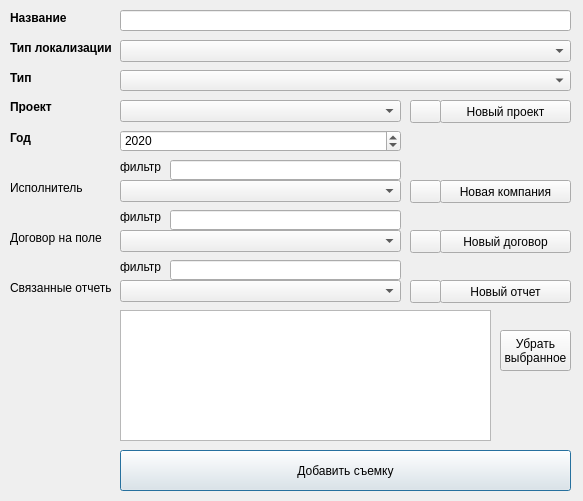
<?xml version="1.0" encoding="UTF-8"?>
<ui version="4.0">
 <class>AddSurveyDialog</class>
 <widget class="QDialog" name="AddSurveyDialog">
  <property name="geometry">
   <rect>
    <x>0</x>
    <y>0</y>
    <width>583</width>
    <height>501</height>
   </rect>
  </property>
  <property name="windowTitle">
   <string>Добавить съемку</string>
  </property>
  <widget class="QLabel" name="surveyNameLabel">
   <property name="geometry">
    <rect>
     <x>10</x>
     <y>10</y>
     <width>111</width>
     <height>16</height>
    </rect>
   </property>
   <property name="font">
    <font>
     <weight>75</weight>
     <bold>true</bold>
    </font>
   </property>
   <property name="text">
    <string>Название</string>
   </property>
  </widget>
  <widget class="QLabel" name="surveyTypeLabel">
   <property name="geometry">
    <rect>
     <x>10</x>
     <y>70</y>
     <width>111</width>
     <height>16</height>
    </rect>
   </property>
   <property name="font">
    <font>
     <weight>75</weight>
     <bold>true</bold>
    </font>
   </property>
   <property name="text">
    <string>Тип</string>
   </property>
  </widget>
  <widget class="QLabel" name="surveyAuthorLabel">
   <property name="geometry">
    <rect>
     <x>10</x>
     <y>180</y>
     <width>111</width>
     <height>16</height>
    </rect>
   </property>
   <property name="text">
    <string>Исполнитель</string>
   </property>
  </widget>
  <widget class="QLabel" name="surveyYearLabel">
   <property name="geometry">
    <rect>
     <x>10</x>
     <y>130</y>
     <width>111</width>
     <height>16</height>
    </rect>
   </property>
   <property name="font">
    <font>
     <weight>75</weight>
     <bold>true</bold>
    </font>
   </property>
   <property name="text">
    <string>Год</string>
   </property>
  </widget>
  <widget class="QLabel" name="surveyContractLabel">
   <property name="geometry">
    <rect>
     <x>10</x>
     <y>230</y>
     <width>111</width>
     <height>16</height>
    </rect>
   </property>
   <property name="text">
    <string>Договор на поле</string>
   </property>
  </widget>
  <widget class="QLabel" name="surveyLocTypeLabel">
   <property name="geometry">
    <rect>
     <x>10</x>
     <y>40</y>
     <width>111</width>
     <height>16</height>
    </rect>
   </property>
   <property name="font">
    <font>
     <weight>75</weight>
     <bold>true</bold>
    </font>
   </property>
   <property name="text">
    <string>Тип локализации</string>
   </property>
  </widget>
  <widget class="QLabel" name="projectLabel">
   <property name="geometry">
    <rect>
     <x>10</x>
     <y>100</y>
     <width>47</width>
     <height>13</height>
    </rect>
   </property>
   <property name="font">
    <font>
     <weight>75</weight>
     <bold>true</bold>
    </font>
   </property>
   <property name="text">
    <string>Проект</string>
   </property>
  </widget>
  <widget class="QLineEdit" name="surveyNameInput">
   <property name="geometry">
    <rect>
     <x>120</x>
     <y>10</y>
     <width>451</width>
     <height>21</height>
    </rect>
   </property>
  </widget>
  <widget class="QComboBox" name="surveyTypeInput">
   <property name="geometry">
    <rect>
     <x>120</x>
     <y>70</y>
     <width>451</width>
     <height>21</height>
    </rect>
   </property>
  </widget>
  <widget class="QComboBox" name="projectInput">
   <property name="geometry">
    <rect>
     <x>120</x>
     <y>100</y>
     <width>281</width>
     <height>22</height>
    </rect>
   </property>
  </widget>
  <widget class="QSpinBox" name="surveyYearInput">
   <property name="geometry">
    <rect>
     <x>120</x>
     <y>130</y>
     <width>281</width>
     <height>22</height>
    </rect>
   </property>
   <property name="minimum">
    <number>1950</number>
   </property>
   <property name="maximum">
    <number>9999</number>
   </property>
   <property name="value">
    <number>2020</number>
   </property>
  </widget>
  <widget class="QComboBox" name="surveyAuthorInput">
   <property name="geometry">
    <rect>
     <x>120</x>
     <y>180</y>
     <width>281</width>
     <height>22</height>
    </rect>
   </property>
  </widget>
  <widget class="QComboBox" name="surveyContractInput">
   <property name="geometry">
    <rect>
     <x>120</x>
     <y>230</y>
     <width>281</width>
     <height>22</height>
    </rect>
   </property>
  </widget>
  <widget class="QComboBox" name="surveyLocTypeInput">
   <property name="geometry">
    <rect>
     <x>120</x>
     <y>40</y>
     <width>451</width>
     <height>22</height>
    </rect>
   </property>
  </widget>
  <widget class="QTableWidget" name="surveyReportsTableWidget">
   <property name="geometry">
    <rect>
     <x>120</x>
     <y>310</y>
     <width>371</width>
     <height>131</height>
    </rect>
   </property>
  </widget>
  <widget class="QLabel" name="label">
   <property name="geometry">
    <rect>
     <x>10</x>
     <y>280</y>
     <width>101</width>
     <height>16</height>
    </rect>
   </property>
   <property name="text">
    <string>Связанные отчеты</string>
   </property>
  </widget>
  <widget class="QPushButton" name="insertSurveyButton">
   <property name="geometry">
    <rect>
     <x>120</x>
     <y>450</y>
     <width>451</width>
     <height>41</height>
    </rect>
   </property>
   <property name="text">
    <string>Добавить съемку</string>
   </property>
  </widget>
  <widget class="QPushButton" name="refreshProjButton">
   <property name="geometry">
    <rect>
     <x>410</x>
     <y>100</y>
     <width>31</width>
     <height>23</height>
    </rect>
   </property>
   <property name="text">
    <string/>
   </property>
  </widget>
  <widget class="QPushButton" name="addProjectButton">
   <property name="geometry">
    <rect>
     <x>440</x>
     <y>100</y>
     <width>131</width>
     <height>23</height>
    </rect>
   </property>
   <property name="text">
    <string>Новый проект</string>
   </property>
  </widget>
  <widget class="QPushButton" name="refreshAuthorsButton">
   <property name="geometry">
    <rect>
     <x>410</x>
     <y>180</y>
     <width>31</width>
     <height>23</height>
    </rect>
   </property>
   <property name="text">
    <string/>
   </property>
  </widget>
  <widget class="QPushButton" name="addCompanyButton">
   <property name="geometry">
    <rect>
     <x>440</x>
     <y>180</y>
     <width>131</width>
     <height>23</height>
    </rect>
   </property>
   <property name="text">
    <string>Новая компания</string>
   </property>
  </widget>
  <widget class="QPushButton" name="refreshContractsButton">
   <property name="geometry">
    <rect>
     <x>410</x>
     <y>230</y>
     <width>31</width>
     <height>23</height>
    </rect>
   </property>
   <property name="text">
    <string/>
   </property>
  </widget>
  <widget class="QPushButton" name="addContractButton">
   <property name="geometry">
    <rect>
     <x>440</x>
     <y>230</y>
     <width>131</width>
     <height>23</height>
    </rect>
   </property>
   <property name="text">
    <string>Новый договор</string>
   </property>
  </widget>
  <widget class="QPushButton" name="addReportButton">
   <property name="geometry">
    <rect>
     <x>440</x>
     <y>280</y>
     <width>131</width>
     <height>23</height>
    </rect>
   </property>
   <property name="text">
    <string>Новый отчет</string>
   </property>
  </widget>
  <widget class="QPushButton" name="unlinkSelectedReportButton">
   <property name="geometry">
    <rect>
     <x>500</x>
     <y>330</y>
     <width>71</width>
     <height>41</height>
    </rect>
   </property>
   <property name="text">
    <string>Убрать
выбранное</string>
   </property>
  </widget>
  <widget class="QComboBox" name="surveyReportsInput">
   <property name="geometry">
    <rect>
     <x>120</x>
     <y>280</y>
     <width>281</width>
     <height>22</height>
    </rect>
   </property>
  </widget>
  <widget class="QPushButton" name="refreshReportsButton">
   <property name="geometry">
    <rect>
     <x>410</x>
     <y>280</y>
     <width>31</width>
     <height>23</height>
    </rect>
   </property>
   <property name="text">
    <string/>
   </property>
  </widget>
  <widget class="QLineEdit" name="authorFilterInput">
   <property name="geometry">
    <rect>
     <x>170</x>
     <y>160</y>
     <width>231</width>
     <height>20</height>
    </rect>
   </property>
  </widget>
  <widget class="QLabel" name="authorFilterLabel">
   <property name="geometry">
    <rect>
     <x>120</x>
     <y>160</y>
     <width>47</width>
     <height>13</height>
    </rect>
   </property>
   <property name="text">
    <string>фильтр</string>
   </property>
  </widget>
  <widget class="QLineEdit" name="contractFilterInput">
   <property name="geometry">
    <rect>
     <x>170</x>
     <y>210</y>
     <width>231</width>
     <height>20</height>
    </rect>
   </property>
  </widget>
  <widget class="QLabel" name="authorFilterLabel_2">
   <property name="geometry">
    <rect>
     <x>120</x>
     <y>210</y>
     <width>47</width>
     <height>13</height>
    </rect>
   </property>
   <property name="text">
    <string>фильтр</string>
   </property>
  </widget>
  <widget class="QLineEdit" name="reportFilterInput">
   <property name="geometry">
    <rect>
     <x>170</x>
     <y>260</y>
     <width>231</width>
     <height>20</height>
    </rect>
   </property>
  </widget>
  <widget class="QLabel" name="authorFilterLabel_3">
   <property name="geometry">
    <rect>
     <x>120</x>
     <y>260</y>
     <width>47</width>
     <height>13</height>
    </rect>
   </property>
   <property name="text">
    <string>фильтр</string>
   </property>
  </widget>
 </widget>
 <resources/>
 <connections/>
</ui>
